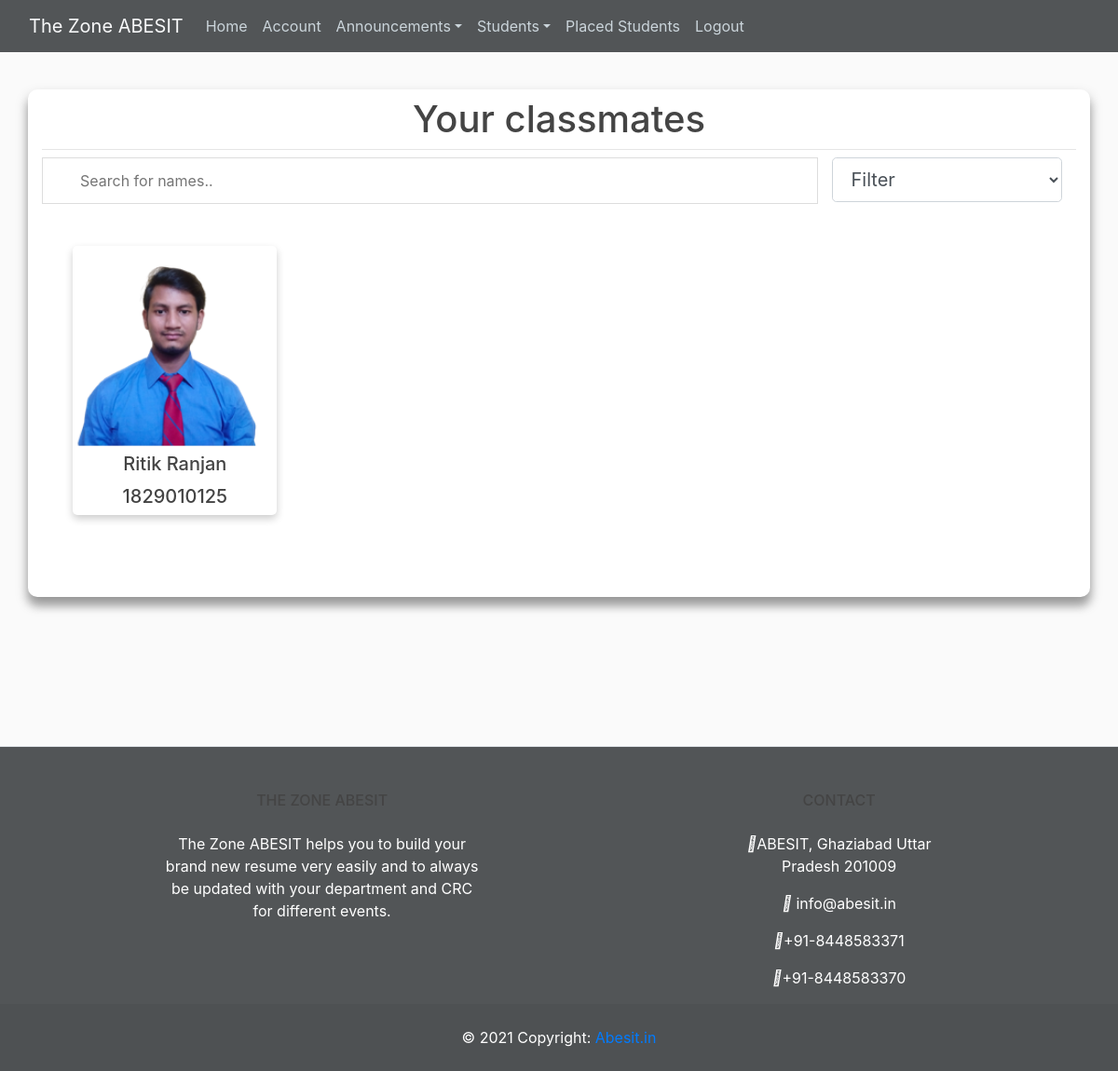
The page /students/4/CSE (signed in) on the database its author committed.
### zone/models.py (models this page shows, shortened)
class Student(db.Model, UserMixin):
    user_id = db.Column(db.String(14), primary_key=True, unique=True, nullable=False)
    name = db.Column(db.String(20), nullable=False)
    email = db.Column(db.String(120), unique=True, nullable=False)
    year = db.Column(db.String(1), nullable=False)
    branch = db.Column(db.String(30), nullable=False, default="CSE")
    headline = db.Column(db.String(100), nullable=False, default='Student')
    about = db.Column(db.String(300))
    clg_name = db.Column(db.String(10), nullable=False, default="ABESIT")
    mobile = db.Column(db.String(10), unique=True, nullable=False)
    image_file = db.Column(db.String(20), nullable=False, default='profile_default.jpg')
    skills = db.Column(db.String(500))
    password = db.Column(db.String(60), nullable=False)
    placement_info = db.Column(db.String(20), nullable=False, default="Not Placed")
    letter = db.Column(db.String(20))
    seen_department = db.Column(db.String(6), nullable=False, default="False")
    seen_crc = db.Column(db.String(6), nullable=False, default="False")
    projects = db.relationship('Project', backref='creator', lazy=True)
    placement = db.relationship('PlacedStudent', backref='placed')

### zone/routes.py (the view)
@app.route("/students/<string:year>/<string:branch>")
@login_required
def students(year, branch):
    if session['user'] == 'student':
        student = Student.query.filter_by(user_id=current_user.user_id).first()
    else:
        student = None
    student_classmates = Student.query.filter_by(year=year, branch=branch).all()
    return render_template('classmates.html', classmates=student_classmates, student=student)

### zone/models.py (called while the page is built)
@login_manager.user_loader
def load_user(user_id):
    student = Student.query.get(user_id)
    department_faculty = Faculty.query.get(user_id)
    crc_faculty = CRC.query.get(user_id)
    if student:
        return student
    elif department_faculty:
        return department_faculty
    else:
        return crc_faculty

### zone/Templates/classmates.html (shortened to what this page needs)
{% extends "base.html" %}
{% block content %}
    <div class="container container-form" style="margin-bottom:10rem">
        {% if session['user'] == 'student' %}
            <h1 style="text-align:center;margin:0.5rem">Your classmates</h1>
        {% else %}
            <h1 style="text-align:center;margin:0.5rem">Students</h1>
        {% endif %}
        <hr>
        {% if classmates %}
        <div class="row">
            <input class="col-md" type="text" id="myInput" onkeyup="myFunction();" placeholder="Search for names.." title="Type in a name">
            <div class="col-md-3">
                <select id="filter" class="form-control-lg form-control" onchange="filter();">
                    <option value="filter">Filter</option>
                </select>
            </div>
        </div>
        <div id="data" class="gallery-container">
            {% for student in classmates %}
            <div class="gallery-card">
                <a href="/student_account/{{ student.user_id }}">
                    <img src="{{ url_for('static', filename='profile_pics/' + student.image_file) }}" alt="Avatar" style="width:100%">
                    <div >
                        <H5 class="placement-name">{{student.name}}</H5>
                        <h5 class="placement-package">{{student.user_id}}</h5>
                    </div>
                </a>
            </div>
            {% endfor %}
        </div>
        {% else %}
            <h5 class="t-des" style="margin-top:10rem;margin-bottom:10rem;text-align:center">No student added of this branch and year</h5>
        {% endif %}
    </div>
{% endblock content %}

### zone/static/home.css (style rules this page uses)
.gallery-container { display:grid; grid-template-columns: 20% 20% 20% 20%; grid-column-gap: 5%; grid-row-gap: 15px; margin: 3%; margin-bottom: 5%; }
.gallery-card { box-shadow: 0 4px 8px 0 rgba(0,0,0,0.2); transition: 0.3s; width: 100%; max-width: 15rem; border-radius: 5px; }
.placement-name { text-align:center; }
.placement-package { text-size:1.3rem; text-align:center; }
a { text-decoration: none; }

### zone/static/main.css (style rules this page uses)
body { background: #fafafa; color: #333333; margin-top: 6rem; }
h1, h2, h3, h4, h5, h6 { color: #444444; }
.container-form { background-color: #fff; box-sizing: border-box; border-radius: 10px; box-shadow: 0 7px 14px rgba(0,0,0,0.25), 0 10px 10px rgba(0,0,0,0.22); position: relative; overflow: hidden; }
.row { margin: auto; display: flex; }
.placement-name { text-align:center; padding:1.2%; }
.placement-package { text-size:1.3rem; text-align:center; }
.gallery-container { display:grid; grid-template-columns: 21% 21% 21% 21%; grid-column-gap: 5%; grid-row-gap: 50px; margin: 3%; margin-bottom: 8%; }
.gallery-card { box-shadow: 0 4px 8px 0 rgba(0,0,0,0.2); transition: 0.3s; width: 100%; border-radius: 5px; }
@media (min-width: 576px) { .container-sm, .container { max-width: 540px; } }
@media (min-width: 768px) { .container-md, .container-sm, .container { max-width: 720px; } }
@media (min-width: 992px) { .container-lg, .container-md, .container-sm, .container { max-width: 960px; } }
@media (min-width: 1200px) { .container-xl, .container-lg, .container-md, .container-sm, .container { max-width: 1140px; } }
hr { margin-top:0.5rem; margin-bottom:0.5rem; }
* { margin: 0; padding: 0; -webkit-box-sizing: border-box; -moz-box-sizing: border-box; box-sizing: border-box; }
#myInput { background-position: 10px 12px; background-repeat: no-repeat; width: 100%; font-size: 16px; padding: 12px 20px 12px 40px; border: 1px solid #ddd; margin-bottom: 12px; }

### rows shown on the page
Student: image_file (picture), name "Ritik Ranjan", user_id "1829010125"
